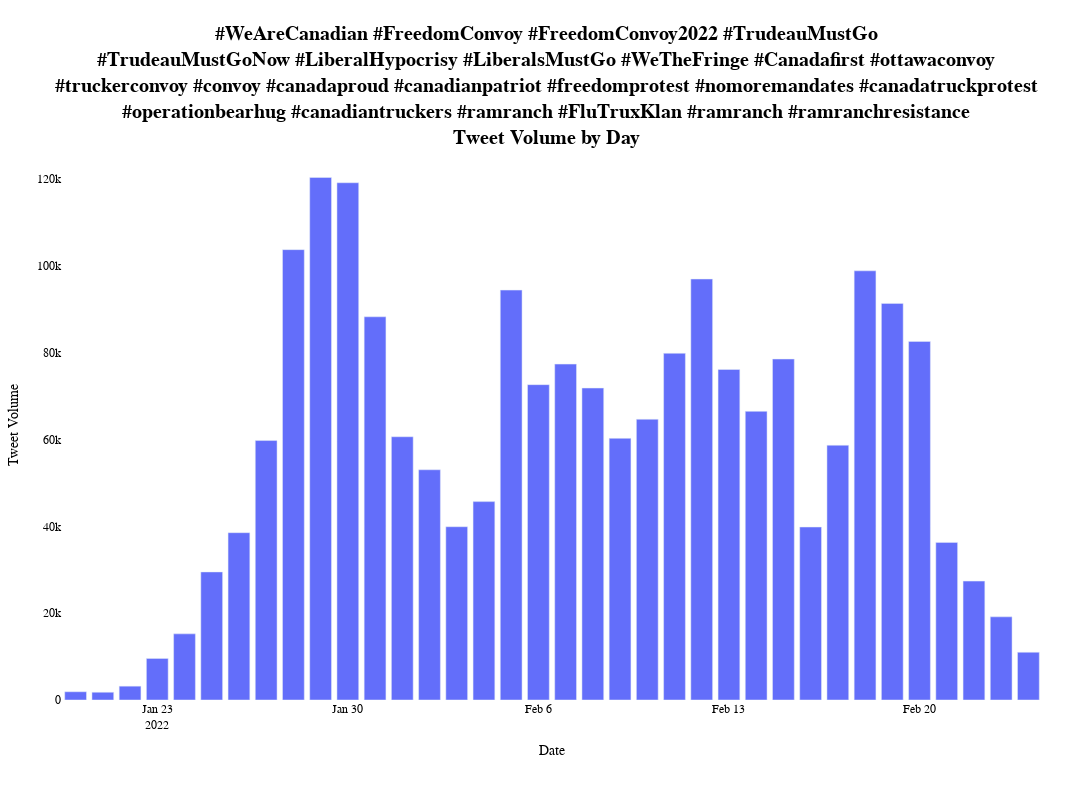

Notebook source saved alongside this figure:
### Code cell
import pandas as pd
import plotly.express as px

times = pd.read_csv("/home/nruest/Projects/digfemcan/twitter-data/convoy-times.csv")

times['created_at'] = pd.to_datetime(times['created_at'])

times['date'] = times['created_at'].dt.date

tweet_volume_by_day = times['date'].value_counts().sort_index()

fig = px.bar(
    x=tweet_volume_by_day.index,
    y=tweet_volume_by_day.values,
    labels={'x': 'Date', 'y': 'Tweet Volume'},
    title='Tweet Volume by Day',
)

fig.update_layout(
    title={
        'text': '#WeAreCanadian #FreedomConvoy #FreedomConvoy2022 #TrudeauMustGo<br>#TrudeauMustGoNow #LiberalHypocrisy #LiberalsMustGo #WeTheFringe #Canadafirst #ottawaconvoy<br>#truckerconvoy #convoy #canadaproud #canadianpatriot #freedomprotest #nomoremandates #canadatruckprotest<br>#operationbearhug #canadiantruckers #ramranch #FluTruxKlan #ramranch #ramranchresistance<br>Tweet Volume by Day',
        'font': {
            'size': 20,
            'family': 'Arial, sans-serif',
            'color': 'black',
            'weight': 'bold'
        },
        'x': 0.5,
        'xanchor': 'center',
        'y': 0.95,
        'yanchor': 'top'
    },
    margin=dict(l=50, r=50, t=150, b=100),
    xaxis_title='Date',
    yaxis_title='Tweet Volume',
    plot_bgcolor='rgba(0,0,0,0)',
    paper_bgcolor='rgba(0,0,0,0)',
    font=dict(family="Arial, sans-serif", size=12, color="black"),
    width=1200,
    height=800,
)

fig.show()

### Figure 1 — Plotly figure (JSON) as saved in the notebook; plotly's stock layout.template omitted (floating-point values rounded to 4 significant figures)
{"data": [{"alignmentgroup": "True", "hovertemplate": "Date=%{x}<br>Tweet Volume=%{y}<extra></extra>", "legendgroup": "", "marker": {"color": "#636efa", "pattern": {"shape": ""}}, "name": "", "offsetgroup": "", "orientation": "v", "showlegend": false, "textposition": "auto", "type": "bar", "x": ["2022-01-20", "2022-01-21", "2022-01-22", "2022-01-23", "2022-01-24", "2022-01-25", "2022-01-26", "2022-01-27", "2022-01-28", "2022-01-29", "2022-01-30", "2022-01-31", "2022-02-01", "2022-02-02", "2022-02-03", "2022-02-04", "2022-02-05", "2022-02-06", "2022-02-07", "2022-02-08", "2022-02-09", "2022-02-10", "2022-02-11", "2022-02-12", "2022-02-13", "2022-02-14", "2022-02-15", "2022-02-16", "2022-02-17", "2022-02-18", "2022-02-19", "2022-02-20", "2022-02-21", "2022-02-22", "2022-02-23", "2022-02-24"], "xaxis": "x", "y": [1898, 1787, 3184, 9567, 15232, 29497, 38540, 59763, 103734, 120353, 119147, 88269, 60638, 53029, 39913, 45698, 94417, 72635, 77371, 71852, 60263, 64664, 79859, 96968, 76126, 66487, 78540, 39843, 58681, 98857, 91356, 82589, 36303, 27383, 19156, 10998], "yaxis": "y"}], "layout": {"barmode": "relative", "font": {"color": "black", "family": "Arial, sans-serif", "size": 12}, "height": 800, "legend": {"tracegroupgap": 0}, "margin": {"b": 100, "l": 50, "r": 50, "t": 150}, "paper_bgcolor": "rgba(0, 0, 0, 0)", "plot_bgcolor": "rgba(0, 0, 0, 0)", "title": {"font": {"color": "black", "family": "Arial, sans-serif", "size": 20, "weight": "bold"}, "text": "#WeAreCanadian #FreedomConvoy #FreedomConvoy2022 #TrudeauMustGo<br>#TrudeauMustGoNow #LiberalHypocrisy #LiberalsMustGo #WeTheFringe #Canadafirst #ottawaconvoy<br>#truckerconvoy #convoy #canadaproud #canadianpatriot #freedomprotest #nomoremandates #canadatruckprotest<br>#operationbearhug #canadiantruckers #ramranch #FluTruxKlan #ramranch #ramranchresistance<br>Tweet Volume by Day", "x": 0.5, "xanchor": "center", "y": 0.95, "yanchor": "top"}, "width": 1200, "xaxis": {"anchor": "y", "autorange": true, "domain": [0, 1], "range": ["2022-01-19 12:00", "2022-02-24 12:00"], "title": {"text": "Date"}, "type": "date"}, "yaxis": {"anchor": "x", "autorange": true, "domain": [0, 1], "range": [0, 126700.0], "title": {"text": "Tweet Volume"}, "type": "linear"}}}
